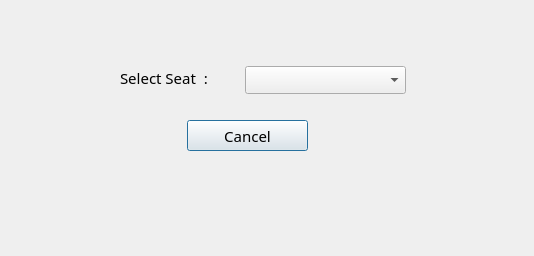
<?xml version="1.0" encoding="UTF-8"?>
<ui version="4.0">
 <class>Cancel_Seat_1</class>
 <widget class="QDialog" name="Cancel_Seat_1">
  <property name="geometry">
   <rect>
    <x>0</x>
    <y>0</y>
    <width>534</width>
    <height>256</height>
   </rect>
  </property>
  <property name="windowTitle">
   <string>Cancel Selection</string>
  </property>
  <widget class="QComboBox" name="cmbCancel">
   <property name="geometry">
    <rect>
     <x>245</x>
     <y>66</y>
     <width>161</width>
     <height>28</height>
    </rect>
   </property>
   <property name="font">
    <font>
     <family>Leelawadee UI Semilight</family>
     <pointsize>10</pointsize>
    </font>
   </property>
  </widget>
  <widget class="QPushButton" name="btnCancel1">
   <property name="geometry">
    <rect>
     <x>187</x>
     <y>120</y>
     <width>121</width>
     <height>31</height>
    </rect>
   </property>
   <property name="font">
    <font>
     <family>Leelawadee UI Semilight</family>
     <pointsize>11</pointsize>
    </font>
   </property>
   <property name="text">
    <string>Cancel</string>
   </property>
  </widget>
  <widget class="QLabel" name="label_18">
   <property name="geometry">
    <rect>
     <x>120</x>
     <y>70</y>
     <width>111</width>
     <height>16</height>
    </rect>
   </property>
   <property name="font">
    <font>
     <family>Leelawadee UI Semilight</family>
     <pointsize>11</pointsize>
    </font>
   </property>
   <property name="text">
    <string>Select Seat  :</string>
   </property>
  </widget>
  <widget class="QLabel" name="lblSeat">
   <property name="geometry">
    <rect>
     <x>162</x>
     <y>184</y>
     <width>201</width>
     <height>20</height>
    </rect>
   </property>
   <property name="font">
    <font>
     <family>Leelawadee UI Semilight</family>
     <pointsize>11</pointsize>
    </font>
   </property>
   <property name="text">
    <string/>
   </property>
  </widget>
 </widget>
 <resources/>
 <connections/>
</ui>
